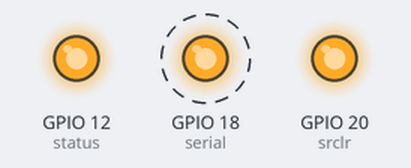
Simulated run of this program. Board: Raspberry Pi (BCM pin numbers). On the bench: output pins drawn as LEDs (lit = HIGH). Dashed ring = blinking. Pins used as bus, display or sensor lines are not drawn.

Above: at 0.4 s.
Timing chart, 0 to 3.7 s (numbered marks = the images above):
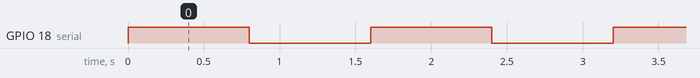

Measured:
- by itself, GPIO 18 (serial): alternates HIGH for 0.80 s and LOW for 0.80 s

The program:

shifter.py
```python
#!/usr/bin/python3
input_pins ={
'serial': 18,
'rclk': 19,
'srclr': 20,
'srclk': 21,
'status': 12
}
import RPi.GPIO as GP
from time import sleep
from random import randint

#init gpio
GP.setmode(GP.BCM)
for pins in input_pins:
    GP.setup(input_pins[pins], GP.OUT)
#functions
def pulse(pin):
    GP.output(pin, 0)
    GP.output(pin, 1)
    GP.output(pin, 0)
#start programm
GP.output(input_pins['status'], 1)
GP.output(input_pins['srclr'], 1)
count = 0
while True:
    try:
        count += 1
        if count % 2 != 0:
            ser_input = 1
        else: ser_input = 0
        for i in range(8):
#            ser_input = randint(0, 1)
            GP.output(input_pins['serial'], ser_input)
            pulse(input_pins['srclk'])
            pulse(input_pins['rclk'])
            sleep(0.1)
    except KeyboardInterrupt:
        print("Programm wird beendet")
        break
#finish and reset
GP.output(input_pins['srclr'], 0)
pulse(input_pins['rclk'])
GP.output(input_pins['status'], 0)
GP.cleanup()
```
